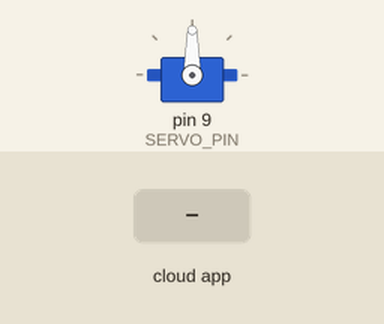
Simulated run of this sketch. Board: Arduino Uno, built with avr-gcc and run on an emulated ATmega328P. Parts: servo. The inputs (shaded band) are chosen by the test bench. WiFi joins after 1.5 s; servers stay silent unless stated; the ROS host is connected and sends only what is stated.

Above: at 2.2 s.
2.3 s: the phone or cloud app sets angle to 0
At 3.3 s:
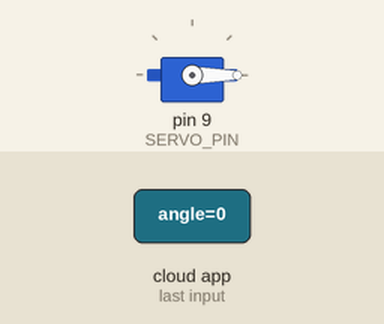
3.8 s: the phone or cloud app sets angle to 1
At 4.4 s:
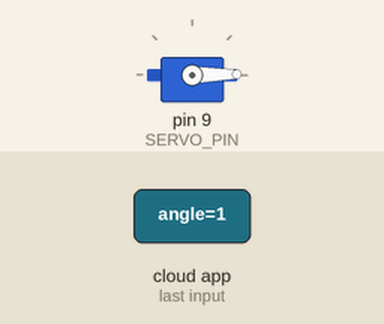
Timing chart, 0 to 6.8 s (numbered marks = the images above; inputs shaded):
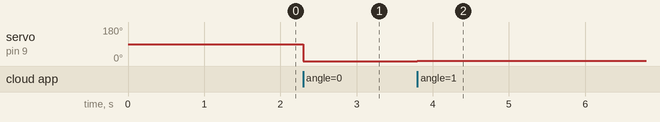

The sketch:

robot_arm_left_scapula_servo.ino
```cpp
#include <SPI.h>
#include <Ethernet.h>

#include <Servo.h>

#define ROSSERIAL_ARDUINO_TCP

#include <ros.h>
#include <std_msgs/UInt8.h>

/****************************************/
/*************** CONFIG *****************/
/****************************************/

#define SERVO_PIN 9
#define SERVO_ANGLE_MAX 150
#define SERVO_ANGLE_MIN 0

#define TOPIC_NAME "/robot/arm/left/scapula/servo/angle"

// TCP/IP settings
IPAddress ip(10, 42, 0, 3);
uint16_t serverPort = 11412;
byte mac[] = { 0xFF, 0xFF, 0xFF, 0xFF, 0xFB, 0xFF };

/****************************************/
/***************** END ******************/
/****************************************/


/************* DO NOT TOUCH *************/

ros::NodeHandle  nh;

Servo servo_;
uint8_t angle_;

// Server settings
IPAddress server(10, 42, 0, 232);

void onServoMsg( const std_msgs::UInt8& msg){
  angle_ = msg.data;

  if( angle_ > SERVO_ANGLE_MAX ) angle_ = SERVO_ANGLE_MAX;
  if( angle_ < SERVO_ANGLE_MIN ) angle_ = SERVO_ANGLE_MIN;

  servo_.write(angle_);
}

ros::Subscriber<std_msgs::UInt8> sub(TOPIC_NAME, &onServoMsg );

void setup()
{
  Ethernet.begin(mac, ip);
  delay(1000);

  servo_.attach(SERVO_PIN);

  nh.getHardware()->setConnection(server, serverPort);
  nh.initNode();

  nh.subscribe(sub);
}

void loop()
{
  nh.spinOnce();
  delay(1);
}
```

Measured:
- after the input at 2.3 s, servo on pin 9 (SERVO_PIN): 90° → 0° at once
- after the input at 3.8 s, servo on pin 9 (SERVO_PIN): 0° → 1° at once
